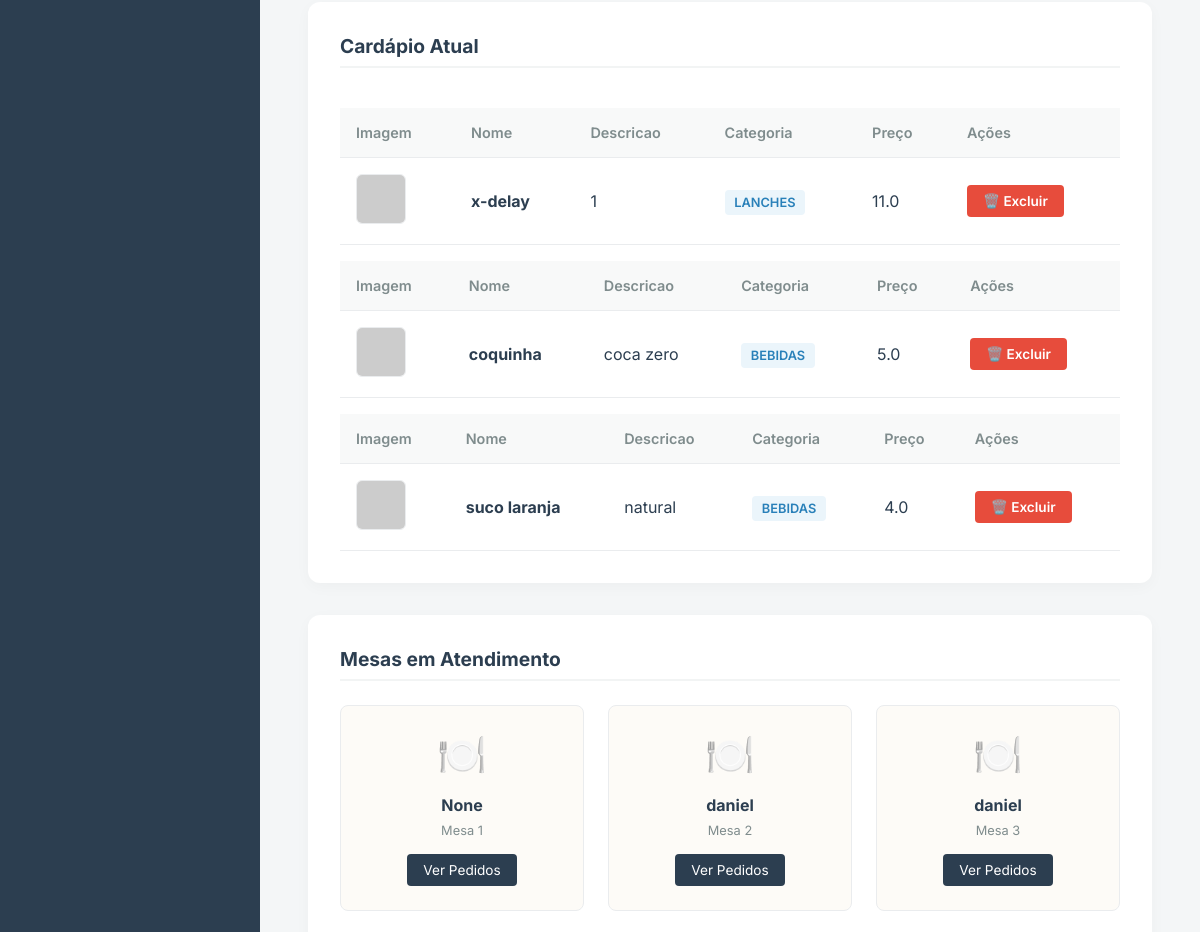
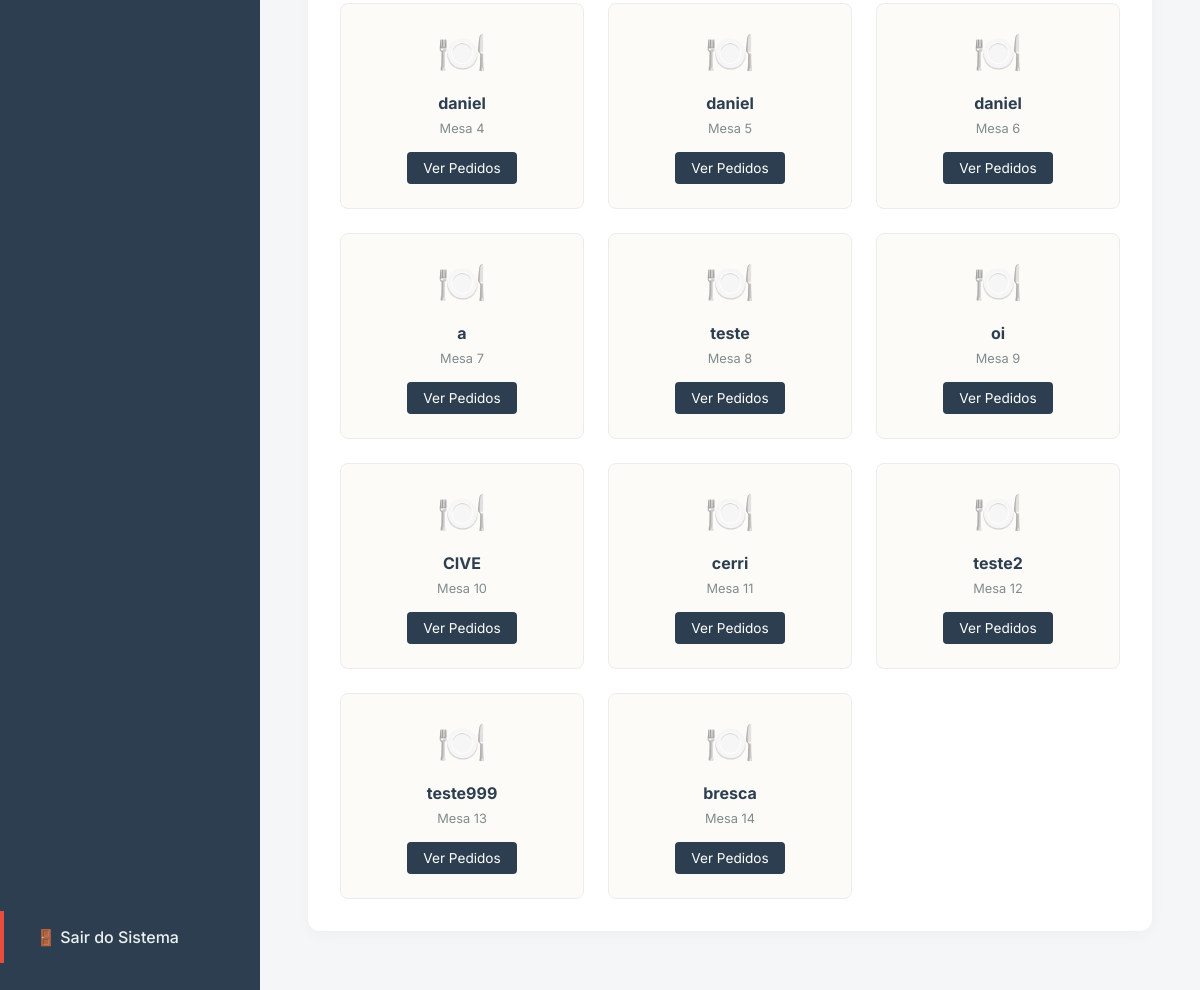
Before: /painel (signed in, lower part) with the older database file (2 pictures, top to bottom).
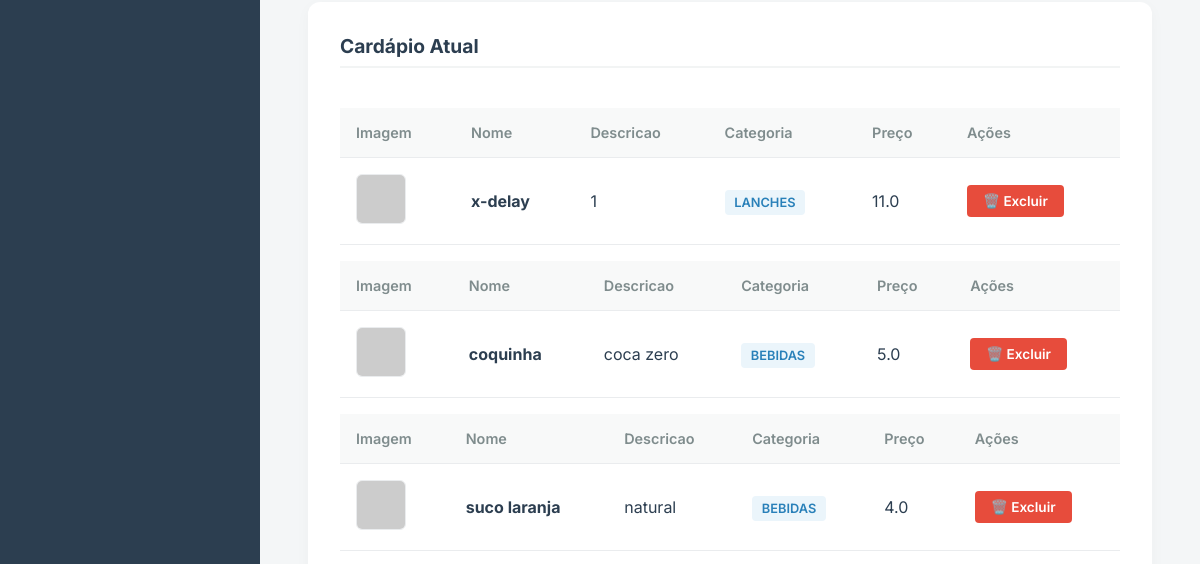
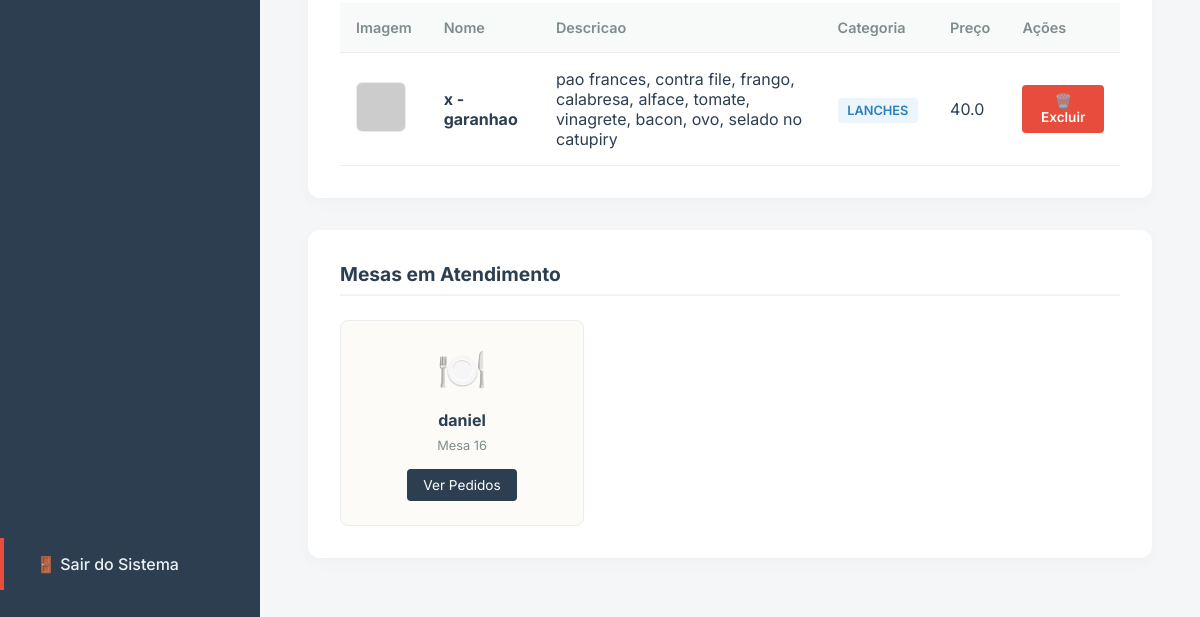
After: the same page with the newer database file (2 pictures, top to bottom).
### tables this page shows
CREATE TABLE CARDAPIO(
    id INTEGER PRIMARY KEY AUTOINCREMENT,
    produto varchar(255),
    preco  REAL(10,2),
    descricao varchar(255),
    categoria varchar(50),
    pastaimagem varchar(255),
    nomeimagem varchar(255)                  
                            );

CREATE TABLE MESA(
    id integer primary key autoincrement,
    comanda varchar(255)
    );

### app.py (the view)
@app.route("/painel")
def painel():
    if session.get("username"):
        cardapio=banco.execute_query(r"""
        SELECT * FROM CARDAPIO;""")
        mesas = banco.execute_query(r"""
        SELECT * FROM MESA;
    """)
        return render_template('painel.html',cardapio = cardapio,mesas=mesas)
    else:
        flash("Voce precisa realizar o login !")
        return redirect(url_for('gestor'))

### app.py (called while the page is built)
@app.teardown_appcontext
def close_connection(exception):
    db_conn = g.pop('db',None)
    if db_conn is not None:
        db_conn.close()
        print("CONEXÃO ENCERRADA COM SUCESSO!!")

### models/database.py (called while the page is built)
    def get_conn(self):
        if "db" not in g:
            g.db = sqlite3.connect(self.caminhoBanco)
            g.db.row_factory=sqlite3.Row
        return g.db

    def execute_query(self,sql,*params):
        conn = self.get_conn()
        cursor= conn.cursor()
        cursor.execute(sql,params)
        return cursor.fetchall()

### templates/painel.html (shortened to what this page needs)
<!DOCTYPE html>
<html lang="pt-BR">
<head>
</head>
<body>
    <aside class="sidebar">
        <a href="/logout" class="nav-link logout-btn">🚪 Sair do Sistema</a>
    </aside>
    <main class="main-content">
        <div class="admin-card" id="lista-produtos">
            <h3>Cardápio Atual</h3>
            {% for prod in cardapio %}
            <div class="table-responsive">
                <table class="product-table">
                    <thead>
                        <tr>
                            <th>Imagem</th>
                            <th>Nome</th>
                            <th>Descricao</th>
                            <th>Categoria</th>
                            <th>Preço</th>
                            <th>Ações</th>
                        </tr>
                    </thead>
                    <tbody>
                        <tr>
                            <td><img src="https://placehold.co/100x100/EAECEE/7F8C8D?text=Foto" class="img-thumbnail" alt="Foto"></td>
                            <td><strong>{{ prod['produto'] }}</strong></td>
                            <td>{{ prod['descricao'] }}</td>
                            <td><span class="categoria-badge">{{ prod['categoria'] }}</span></td>
                            <td>{{ prod['preco'] }}</td>
                            <td>
                                <form action="/excluir_produto/1" method="POST" onsubmit="return confirm('Tem certeza que deseja excluir este produto?');">
                                    <button type="submit" class="btn-excluir">🗑️ Excluir</button>
                                </form>
                            </td>
                        </tr>
                    </tbody>
                </table>
            </div>
            {%  endfor %}
        </div>
    <div class="admin-card" id="mesas">
            <h3>Mesas em Atendimento</h3>
            <div class="mesas-grid">
                {% for mesa in mesas %}
                <div class="mesa-card">
                    <div class="mesa-icon">🍽️</div>
                    <div class="mesa-nome">{{ mesa['comanda']}}</div>
                    <p style="font-size: 0.8rem; color: #7F8C8D;">Mesa {{ mesa['id'] }}</p>
                    <a href="{{ url_for('pedidos',idmesa=mesa['id']) }}" class="btn-ver-mesa">Ver Pedidos</a>
                </div>
                {% endfor %}
            </div>
        </div>
    </main>
</body>
</html>

Changed rows visible on the page:
removed MESA: comanda "None", id "1"
removed MESA: comanda "daniel", id "2"
removed MESA: comanda "daniel", id "3"
removed MESA: comanda "daniel", id "4"
removed MESA: comanda "daniel", id "5"
removed MESA: comanda "daniel", id "6"
removed MESA: comanda "a", id "7"
removed MESA: comanda "teste", id "8"
removed MESA: comanda "oi", id "9"
removed MESA: comanda "CIVE", id "10"
removed MESA: comanda "cerri", id "11"
removed MESA: comanda "teste2", id "12"
removed MESA: comanda "teste999", id "13"
removed MESA: comanda "bresca", id "14"
added CARDAPIO: produto "x - garanhao", descricao "pao frances, contra file, frango, calabresa, alface, tomate, vinagrete, bacon, ovo, selado no catupiry", categoria "LANCHES", preco "40.0"
added MESA: comanda "daniel", id "16"
